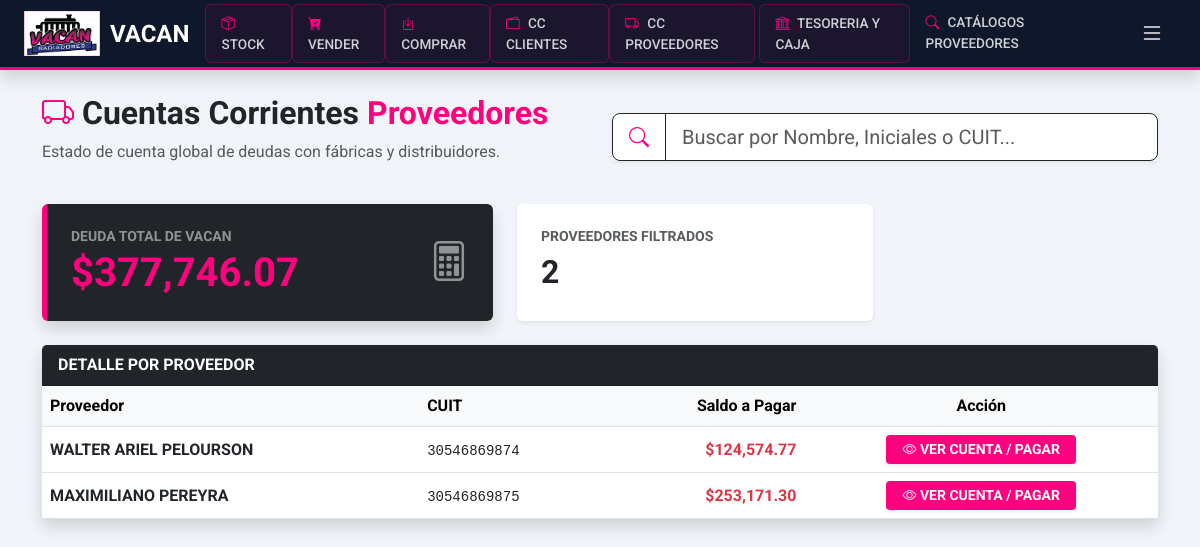
Page /admin/proveedores/saldos (signed in) on the earlier database version.
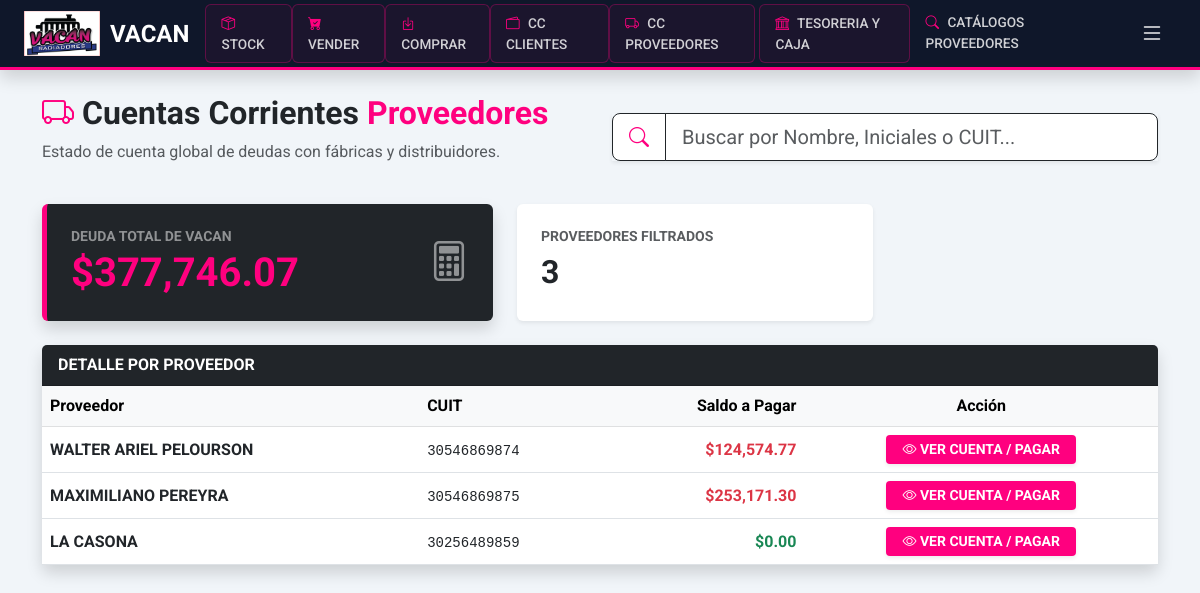
Same page on the later database version.
### app/models.py (models this page shows)
class Proveedor(db.Model):
    id = db.Column(db.Integer, primary_key=True)
    razon_social = db.Column(db.String(150), nullable=False)
    cuit = db.Column(db.String(20), unique=True)
    condicion_iva = db.Column(db.String(50))
    direccion = db.Column(db.String(200))
    telefono = db.Column(db.String(50))
    iibb = db.Column(db.String(50))
    activo = db.Column(db.Boolean, default=True)
    compras = db.relationship('Compra', back_populates='proveedor')
    movimientos_p = db.relationship('MovimientoCtaCteProveedor', back_populates='proveedor')

### app/routes/admin.py (the view)
@admin_bp.route('/proveedores/saldos')
@login_required
@roles_required('admin', 'superadmin')
def lista_saldos_proveedores():
    proveedores = Proveedor.query.all()
    resumen = []
    deuda_total_general = 0
    for p in proveedores:
        query_saldo = db.session.query(func.sum(MovimientoCtaCteProveedor.monto)).filter_by(proveedor_id=p.id)
        if current_user.rol == 'admin':
            query_saldo = query_saldo.filter_by(sucursal_id=current_user.sucursal_id)
        saldo_individual = query_saldo.scalar() or 0
        resumen.append({
            'id': p.id,
            'razon_social': p.razon_social,
            'cuit': p.cuit,
            'saldo': saldo_individual
            })
        if saldo_individual > 0:
            deuda_total_general += saldo_individual
    todas_las_cajas = sucursal_filter(Caja.query, Caja).all()
    cheques_en_cartera = Cheque.query.filter_by(estado='EN_CARTERA').all()
    return render_template('admin/proveedores_saldos.html',
                           proveedores=resumen,
                           total_general=deuda_total_general,
                           cajas=todas_las_cajas,
                           cheques_en_cartera=cheques_en_cartera)

### app/__init__.py (called while the page is built)
def create_app():
    app = Flask(__name__)
    app.config.from_object(Config)
    db.init_app(app)
    migrate.init_app(app, db, render_as_batch=True)
    login_manager.init_app(app)
    login_manager.login_view = 'auth.login'
    login_manager.login_message = "Por favor, inicia sesión para acceder al sistema Vacan."
    login_manager.login_message_category = "info"
    from .models import Usuario
    @login_manager.user_loader
    def load_user(user_id):
        return Usuario.query.get(int(user_id))
    from .routes.main import main_bp
    from .routes.inventory import inventory_bp
    from .routes.auth import auth_bp
    from .routes.admin import admin_bp
    app.register_blueprint(main_bp)
    app.register_blueprint(inventory_bp)
    app.register_blueprint(auth_bp)
    app.register_blueprint(admin_bp)
    return app

### app/utils/security.py (called while the page is built)
def sucursal_filter(query, model):
    if current_user.rol == 'admin':
        return query.filter(model.sucursal_id == current_user.sucursal_id)
    return query

### app/templates/admin/proveedores_saldos.html (shortened to what this page needs)
{% extends 'base.html' %}
{% block content %}
<div class="row mb-4 align-items-center">
    <div class="col-md-6">
        <h2 class="fw-bold"><i class="bi bi-truck text-pink"></i> Cuentas Corrientes <span class="text-pink">Proveedores</span></h2>
        <p class="text-muted">Estado de cuenta global de deudas con fábricas y distribuidores.</p>
    </div>
    <div class="col-md-6">
        <div class="input-group input-group-lg shadow-sm">
            <span class="input-group-text bg-white border-dark"><i class="bi bi-search text-pink"></i></span>
            <input type="text" id="provSearch" class="form-control border-dark" placeholder="Buscar por Nombre, Iniciales o CUIT...">
        </div>
    </div>
</div>
<div class="row mb-4">
    <div class="col-md-5">
        <div class="card bg-dark text-white shadow border-0" style="border-left: 5px solid var(--vacan-pink) !important;">
            <div class="card-body p-4 d-flex justify-content-between align-items-center">
                <div>
                    <h6 class="text-white-50 small text-uppercase fw-bold mb-1">Deuda Total de Vacan</h6>
                    <h1 class="fw-bold mb-0 text-pink">${{ "{:,.2f}".format(total_general or 0) }}</h1>
                </div>
                <div class="text-end">
                    <i class="bi bi-calculator fs-1 text-white-50"></i>
                </div>
            </div>
        </div>
    </div>
    <div class="col-md-4">
        <div class="card bg-white shadow-sm border-0 p-4 h-100">
            <h6 class="text-muted small text-uppercase fw-bold">Proveedores Filtrados</h6>
            <h2 class="fw-bold mb-0 text-dark" id="countProv">{{ proveedores|length }}</h2>
        </div>
    </div>
</div>
<div class="card shadow border-0">
    <div class="card-header bg-dark text-white fw-bold">DETALLE POR PROVEEDOR</div>
    <div class="card-body p-0">
        <div class="table-responsive">
            <table class="table table-hover align-middle mb-0" id="tableProv">
                <thead class="table-light">
                    <tr>
                        <th>Proveedor</th>
                        <th>CUIT</th>
                        <th class="text-end">Saldo a Pagar</th>
                        <th class="text-center">Acción</th>
                    </tr>
                </thead>
                <tbody>
                    {% for p in proveedores %}
                    <tr class="prov-row" data-info="{{ p.razon_social|lower }} {{ p.cuit|replace('-', '') if p.cuit else '' }}">
                        <td><strong>{{ p.razon_social }}</strong></td>
                        <td><code class="text-dark">{{ p.cuit or 'S/D' }}</code></td>
                        <td class="text-end fw-bold {{ 'text-danger' if p.saldo > 0 else 'text-success' }}">
                            ${{ "{:,.2f}".format(p.saldo) }}
                        </td>
                        <td class="text-center">
                            <a href="{{ url_for('admin.detalle_cta_cte_proveedor', id=p.id) }}" class="btn btn-sm btn-pink fw-bold px-3 shadow-sm">
                                <i class="bi bi-eye"></i> VER CUENTA / PAGAR
                            </a>
                        </td>
                    </tr>
                    {% else %}
                    <tr>
                        <td colspan="4" class="text-center py-5 text-muted">No hay proveedores con saldos pendientes.</td>
                    </tr>
                    {% endfor %}
                </tbody>
            </table>
        </div>
    </div>
</div>
{% endblock %}

Differences in the rows shown:
added Proveedor: razon_social "LA CASONA", cuit "30256489859", saldo "0.00"
Other differences:
{{ proveedores|length }}: "2" → "3"
